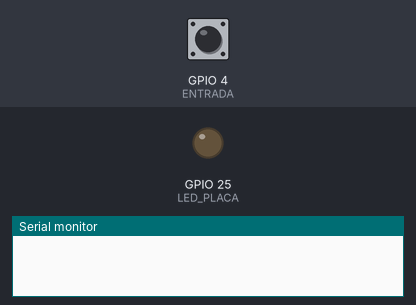
This sketch was run on a simulated ESP32. On the bench: output pins drawn as LEDs (lit = HIGH), the last lines printed to the serial monitor. The inputs (shaded band) are chosen by the test bench; at power-on: GPIO 4 (ENTRADA) HIGH.

Above: at 1.2 s.
1.3 s: GPIO 4 (ENTRADA) pulled LOW for 0.15 s
At 1.37 s:
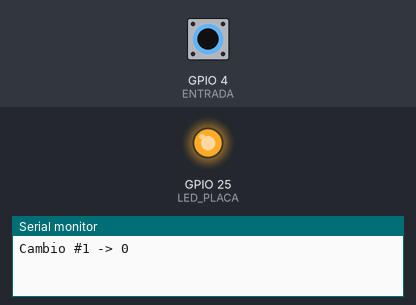
2.9 s: GPIO 4 (ENTRADA) pulled LOW for 3.2 s
At 7.4 s:
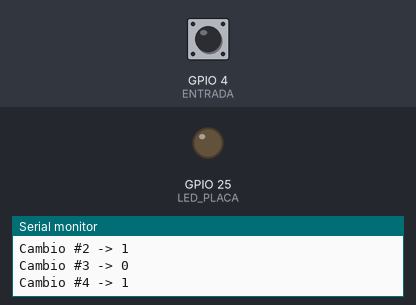
Timing chart, 0 to 8.9 s (numbered marks = the images above; inputs shaded):
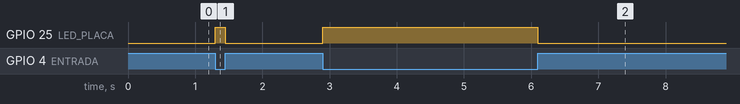

The sketch:

003-LilyGo-entradas.ino
```cpp
// Brote Lab — Sesión 3, paso 7: contar los cambios de IO4 para ver el rebote
// Circuito: IO4 → fila 6 → resistencia 220 Ω → fila 11 ← cable a GND (se mete y se saca a mano)
#define ENTRADA   4    // GPIO 4: el único digital libre en la T3 V1.6.1
#define LED_PLACA 25   // LED verde integrado, para ver la lectura sin mirar el monitor

int lecturaAnterior;          // La última lectura, para saber si cambió
unsigned long cambios = 0;    // Cuántas veces cambió la lectura desde que arrancó

void setup() {
  Serial.begin(115200);              // Serial Monitor a 115200
  pinMode(ENTRADA, INPUT_PULLUP);    // Pull-up interno: el pin queda en 3,3 V si nada lo baja
  pinMode(LED_PLACA, OUTPUT);
  lecturaAnterior = digitalRead(ENTRADA);
}

void loop() {
  int lectura = digitalRead(ENTRADA);   // Sin delay: el loop lee el pin miles de veces por segundo

  if (lectura != lecturaAnterior) {     // Solo cuando la lectura es distinta de la anterior
    cambios++;
    Serial.print("Cambio #");
    Serial.print(cambios);
    Serial.print(" -> ");
    Serial.println(lectura);
    lecturaAnterior = lectura;
  }

  if (lectura == 0) {
    digitalWrite(LED_PLACA, HIGH);      // Lee 0 → LED prendido
  } else {
    digitalWrite(LED_PLACA, LOW);       // Lee 1 → LED apagado
  }
}
```

Measured:
- after the input at 1.3 s, GPIO 25 (LED_PLACA): LOW → HIGH at once, → LOW 0.15 s later
- after the input at 2.9 s, GPIO 25 (LED_PLACA): LOW → HIGH at once, → LOW 3.2 s later
